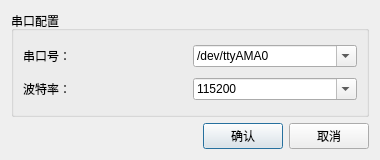
<?xml version="1.0" encoding="UTF-8"?>
<ui version="4.0">
 <class>SerialDialog</class>
 <widget class="QDialog" name="SerialDialog">
  <property name="geometry">
   <rect>
    <x>0</x>
    <y>0</y>
    <width>380</width>
    <height>160</height>
   </rect>
  </property>
  <property name="windowTitle">
   <string>串口</string>
  </property>
  <layout class="QGridLayout" name="gridLayout_3">
   <item row="0" column="0">
    <layout class="QGridLayout" name="gridLayout">
     <item row="1" column="0">
      <widget class="QGroupBox" name="groupBox">
       <property name="title">
        <string>串口配置</string>
       </property>
       <layout class="QGridLayout" name="gridLayout_2">
        <item row="0" column="0">
         <layout class="QHBoxLayout" name="horizontalLayout">
          <item>
           <widget class="QLabel" name="label">
            <property name="text">
             <string>串口号：</string>
            </property>
           </widget>
          </item>
          <item>
           <widget class="QComboBox" name="comboBox_Serial">
            <property name="editable">
             <bool>true</bool>
            </property>
            <item>
             <property name="text">
              <string>/dev/ttyAMA0</string>
             </property>
            </item>
            <item>
             <property name="text">
              <string>COM1</string>
             </property>
            </item>
            <item>
             <property name="text">
              <string>COM2</string>
             </property>
            </item>
            <item>
             <property name="text">
              <string>COM26</string>
             </property>
            </item>
            <item>
             <property name="text">
              <string>COM28</string>
             </property>
            </item>
           </widget>
          </item>
         </layout>
        </item>
        <item row="1" column="0">
         <layout class="QHBoxLayout" name="horizontalLayout_2">
          <item>
           <widget class="QLabel" name="label_2">
            <property name="text">
             <string>波特率：</string>
            </property>
           </widget>
          </item>
          <item>
           <widget class="QComboBox" name="comboBox_BaundRate">
            <property name="editable">
             <bool>true</bool>
            </property>
            <item>
             <property name="text">
              <string>115200</string>
             </property>
            </item>
            <item>
             <property name="text">
              <string>9600</string>
             </property>
            </item>
           </widget>
          </item>
         </layout>
        </item>
       </layout>
      </widget>
     </item>
    </layout>
   </item>
   <item row="1" column="0">
    <layout class="QHBoxLayout" name="horizontalLayout_3">
     <property name="sizeConstraint">
      <enum>QLayout::SetDefaultConstraint</enum>
     </property>
     <item>
      <spacer name="horizontalSpacer">
       <property name="orientation">
        <enum>Qt::Horizontal</enum>
       </property>
       <property name="sizeHint" stdset="0">
        <size>
         <width>40</width>
         <height>20</height>
        </size>
       </property>
      </spacer>
     </item>
     <item>
      <widget class="QPushButton" name="pushButton_confirm">
       <property name="text">
        <string>确认</string>
       </property>
      </widget>
     </item>
     <item>
      <widget class="QPushButton" name="pushButton_discard">
       <property name="text">
        <string>取消</string>
       </property>
      </widget>
     </item>
    </layout>
   </item>
  </layout>
 </widget>
 <resources/>
 <connections>
  <connection>
   <sender>pushButton_discard</sender>
   <signal>clicked()</signal>
   <receiver>SerialDialog</receiver>
   <slot>reject()</slot>
   <hints>
    <hint type="sourcelabel">
     <x>341</x>
     <y>160</y>
    </hint>
    <hint type="destinationlabel">
     <x>196</x>
     <y>96</y>
    </hint>
   </hints>
  </connection>
 </connections>
</ui>
